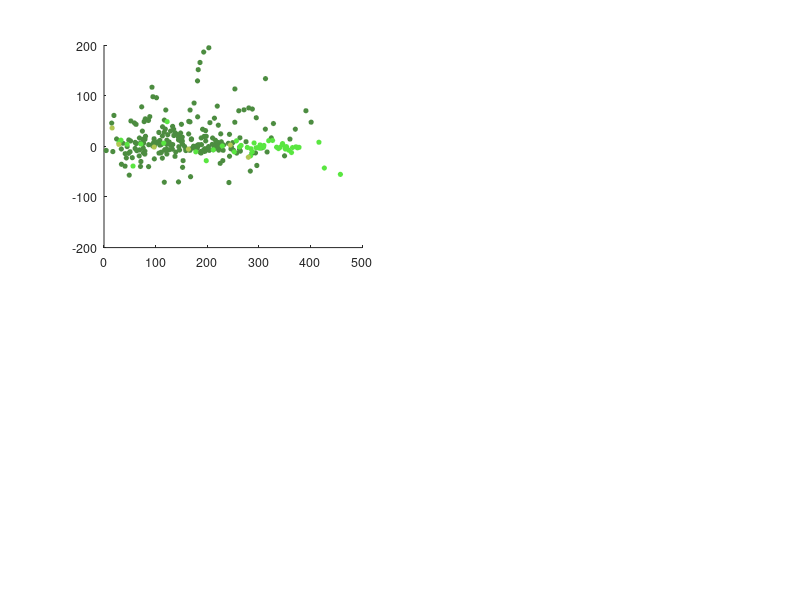

Recreate this plot in MATLAB. (Note: this script raises an error after producing the figure.)
% source data and codes for Fig4 main results
clear

load Fig4_distanceToA.mat % relative distance between neuronal soma and electrode 1(E1)
% distance in um
% all_modul: this variable contains change F/F (%) pre-calculated
% 
% x, RespCellE1, medium
% x5, RespCellE2 , medium
% x9, bimodal cells , medium

% x3, RespCellE1, high
% x7, RespCellE2 , high
% x10, bimodal cells , high

% combine all cells and see the distance, relative distance to A (E1)
% medium stimulation intensity
all_cells_dist = [];   % relative distance between neuronal soma and electrode 1(E1)
all_modul = [];
all_cells_dist = [x x5 x9];   % medium, RespcellE1, E2, bimodal
all_modul = [y y5 y9]; % modulation % in F%

% high stimulation intensity
high_all_cells_dist = [];  high_all_modul = [];
high_all_cells_dist = [x3 x7 x10];   % high
high_all_modul = [y3 y7 y10];

% medium condition
figure; 
subplot(2,2,1);
scatter(x,y,10,'ko', 'filled', 'MarkerEdgeColor', [0.30 0.55 0.25],'MarkerFaceColor',[0.30 0.55 0.25]); % RespCell E1
hold on; 
scatter(x5,y5,10,'ko', 'filled', 'MarkerEdgeColor', [0.35 0.90 0.25],'MarkerFaceColor',[0.35 0.90 0.25]); % RespCell E2
scatter(x9,y9,10,'ko', 'filled', 'MarkerEdgeColor', [0.70 0.78 0.32],'MarkerFaceColor',[0.70 0.78 0.32]); % E1E2_BiResp Cell
set(gca,'xlim',[0 500],'xtick',0:100:500,'xticklabel',0:100:500,'ylim',[-200 200],'FontSize',9)

[x_sorted_all, sort_idx_all] = sort(all_cells_dist);
y_sorted_all = all_modul(sort_idx_all);
fitted_y_all = smooth(x_sorted_all, y_sorted_all, 0.6, 'lowess'); % 'Span' = 0.2 controls smoothing
hold on;
plot(x_sorted_all, fitted_y_all,'k-', 'color',[0.7 0.7 0.7],'LineWidth', 2); % Red line for LOESS curve
set(gca,'xlim',[0 500],'xtick',0:100:500,'xticklabel',0:100:500,'FontSize',9)
xlabel('Soma distance from E1 (\mum)', 'Interpreter', 'latex');
ylabel('Dual-neuromodulation effect', 'Interpreter', 'latex');
title('Medium intensity')


% high condition
subplot(2,2,2);
scatter(x3,y3,10,'ko', 'filled', 'MarkerEdgeColor', [0.30 0.55 0.25],'MarkerFaceColor',[0.30 0.55 0.25]); % RespCell E1
hold on; 
scatter(x7,y7,15,'ko', 'filled', 'MarkerEdgeColor', [0.35 0.90 0.25],'MarkerFaceColor',[0.35 0.90 0.25]); % RespCell E2
scatter(x10,y10,10,'ko', 'filled', 'MarkerEdgeColor', [0.70 0.78 0.32],'MarkerFaceColor',[0.70 0.78 0.32]); % E1E2_BiResp Cell

set(gca,'xlim',[0 500],'xtick',0:100:500,'xticklabel',0:100:500,'ylim',[-200 200],'FontSize',9)
[high_x_sorted_all, high_sort_idx_all] = sort(high_all_cells_dist);
high_y_sorted_all = high_all_modul(high_sort_idx_all);
high_fitted_y_all = smooth(high_x_sorted_all, high_y_sorted_all, 0.6, 'lowess'); % 'Span' = 0.2 controls smoothing
hold on;
plot(high_x_sorted_all, high_fitted_y_all, 'k-','LineWidth', 2); % Red line for LOESS curve
xlabel('Soma distance from E1 (\mum)', 'Interpreter', 'latex');
ylabel('Dual-neuromodulation effect', 'Interpreter', 'latex');
title('high intensity')


%%%%%%%%%%%%%%%%%%%%%%%%%%%%%%%%%%%%%%%%%%%%%%
%%%%%%%%%%%%%%%%%%%%%%%%%%%%%%%%%%%%%%%%%%%%%%
load Fig4_distanceToB.mat % relative distance between neuronal soma and electrode 2(E2)
% distance in um
% all_modul: this variable contains change F/F (%) pre-calculated

% combine all cells and see the distance, relative distance to B (E2)
all_cells_dist = [];   all_modul = [];
all_cells_dist = [x2 x6 x11];   % medium, RespcellE1, E2, bimodal
all_modul = [y2 y6 y11];

high_all_cells_dist = [];  high_all_modul = [];
high_all_cells_dist = [x4 x8 x12];   % high
high_all_modul = [y4 y8 y12];

% x2, RespCellE1, medium
% x6, RespCellE2 , medium
% x11, bimodal cells , medium

% x4, RespCellE1, high
% x8, RespCellE2 , high
% x12, bimodal cells , high

subplot(2,2,3);
scatter(x2,y2,10,'ko', 'filled', 'MarkerEdgeColor', [0.30 0.55 0.25],'MarkerFaceColor',[0.30 0.55 0.25]);
hold on; 
scatter(x6,y6,15,'ko', 'filled', 'MarkerEdgeColor', [0.35 0.90 0.25],'MarkerFaceColor',[0.35 0.90 0.25]);
scatter(x11,y11,10,'ko', 'filled', 'MarkerEdgeColor', [0.70 0.78 0.32],'MarkerFaceColor',[0.70 0.78 0.32]);

[x_sorted_all, sort_idx_all] = sort(all_cells_dist);
y_sorted_all = all_modul(sort_idx_all);
fitted_y_all = smooth(x_sorted_all, y_sorted_all, 0.6, 'lowess'); % 'Span' = 0.2 controls smoothing
hold on;
plot(x_sorted_all, fitted_y_all, 'k-','color',[0.7 0.7 0.7], 'LineWidth', 2); % Red line for LOESS curve
xlabel('Soma distance from E2 (\mum)', 'Interpreter', 'latex');
ylabel('Dual-neuromodulation effect', 'Interpreter', 'latex');
title('Medium intensity')


subplot(2,2,4);
scatter(x4,y4,10,'ko', 'filled', 'MarkerEdgeColor', [0.30 0.55 0.25],'MarkerFaceColor',[0.30 0.55 0.25]);
hold on; 
scatter(x8,y8,15,'ko', 'filled', 'MarkerEdgeColor', [0.35 0.90 0.25],'MarkerFaceColor',[0.35 0.90 0.25]);
scatter(x12,y12,10,'ko', 'filled', 'MarkerEdgeColor', [0.70 0.78 0.32],'MarkerFaceColor',[0.70 0.78 0.32]);
set(gca,'xlim',[0 1000],'xtick',0:250:1000,'xticklabel',0:250:1000,'ylim',[-200 200],'FontSize',9)
[high_x_sorted_all, high_sort_idx_all] = sort(high_all_cells_dist);
high_y_sorted_all = high_all_modul(high_sort_idx_all);
high_fitted_y_all = smooth(high_x_sorted_all, high_y_sorted_all, 0.6, 'lowess'); % 'Span' = 0.2 controls smoothing
plot(high_x_sorted_all, high_fitted_y_all, 'k-','LineWidth', 2); % Red line for LOESS curve
xlabel('Soma distance from E2 (\mum)', 'Interpreter', 'latex');
ylabel('Dual-neuromodulation effect', 'Interpreter', 'latex');
title('High intensity')
